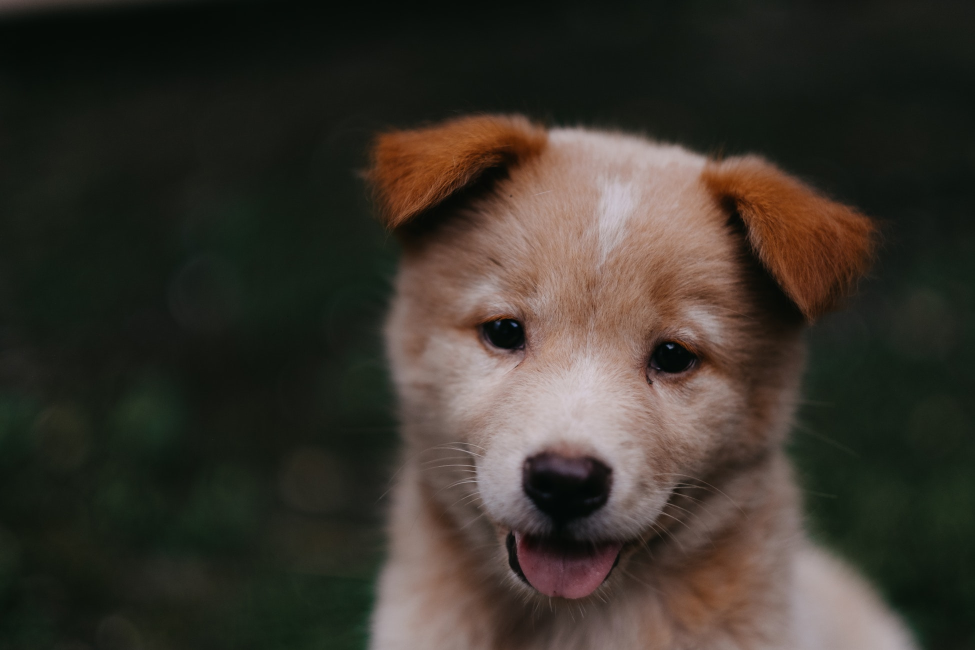
#> input picture ANACONDA_Udemy_CV/DATA/00-puppy.jpg, 1950 x 1300 px (shown at 1/2 size)
$ jupyter execute --allow-errors Section3-Lec12.ipynb
#> lines starting #> are read from the running program, lines starting #| are printed output that depends on the picture
[cell 1]
import numpy as np

[cell 2]
import matplotlib.pyplot as plt

[cell 3]
import cv2 as cv

#> (a cell that did not finish here is left out)

#> (a cell that did not finish here is left out)

[cell 6]
img = cv.imread('DATA/00-puppy.jpg')
#> img is the input picture: shape (1300, 1950, 3); mean B, G, R 43.8, 51.8, 57.3

#> (a cell that did not finish here is left out)

[cell 8]
plt.imshow(img)

[cell 9]
# Changing Image color channels
#  Matplotlib gets color in RGB
# OpenCV gets colors in BGR

rgbpuppy = cv.cvtColor(img , cv.COLOR_BGR2RGB)

[cell 10]
plt.imshow(rgbpuppy)

[cell 11]
rgbpuppy.shape
#> Out = (1300, 1950, 3)

[cell 12]
gray_puppy = cv.imread('DATA/00-puppy.jpg', cv.IMREAD_GRAYSCALE)
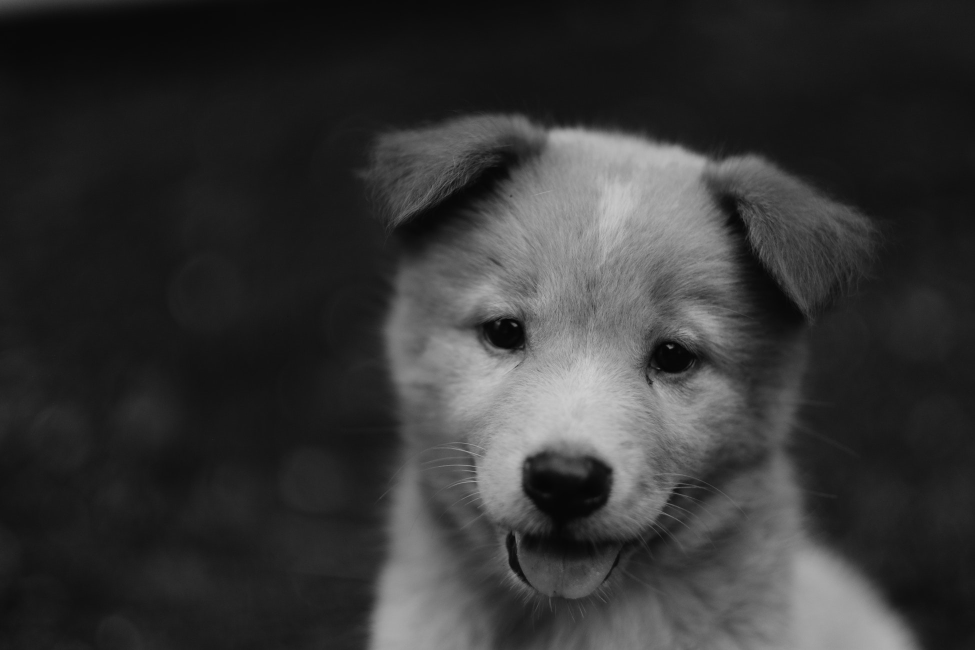
#> gray_puppy: shape (1300, 1950) (shown at 1/2 size); min 1, max 209, mean 52.6

[cell 13]
gray_puppy

[cell 14]
plt.imshow(gray_puppy, cmap = 'gray')

[cell 15]
gray_puppy.shape
#> Out = (1300, 1950)

[cell 16]
gray_puppy

[cell 17]
gray_puppy.max()
#> Out = 209

[cell 18]
np.argmax(gray_puppy)
#> Out = 1471481

[cell 19]
# RESIZING an image

resized_puppy = cv.resize(rgbpuppy ,(1000, 400))
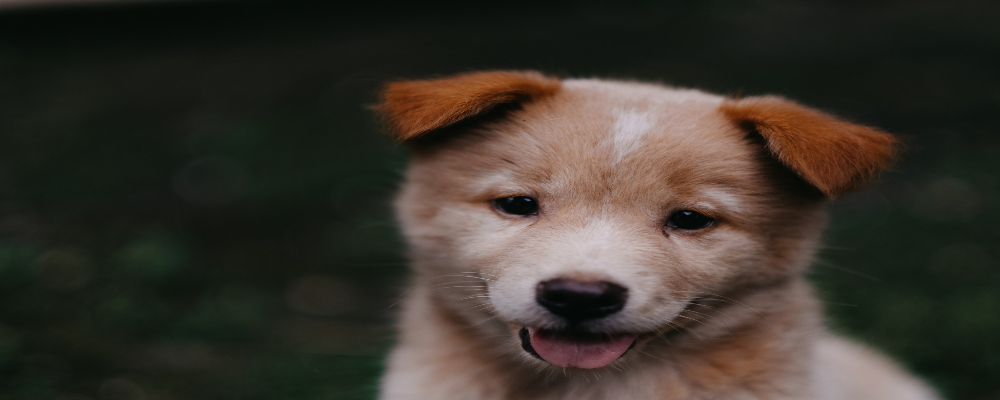
#> resized_puppy: shape (400, 1000, 3); mean R, G, B 57.2, 51.8, 43.7

[cell 20]
plt.imshow(resized_puppy)

[cell 21]
#  changing shape of image using ratios in wried in openCV lets see
width = 0.5
height = 0.5
ratioed_puppy = cv.resize(rgbpuppy , (0,0) , rgbpuppy , width , height)
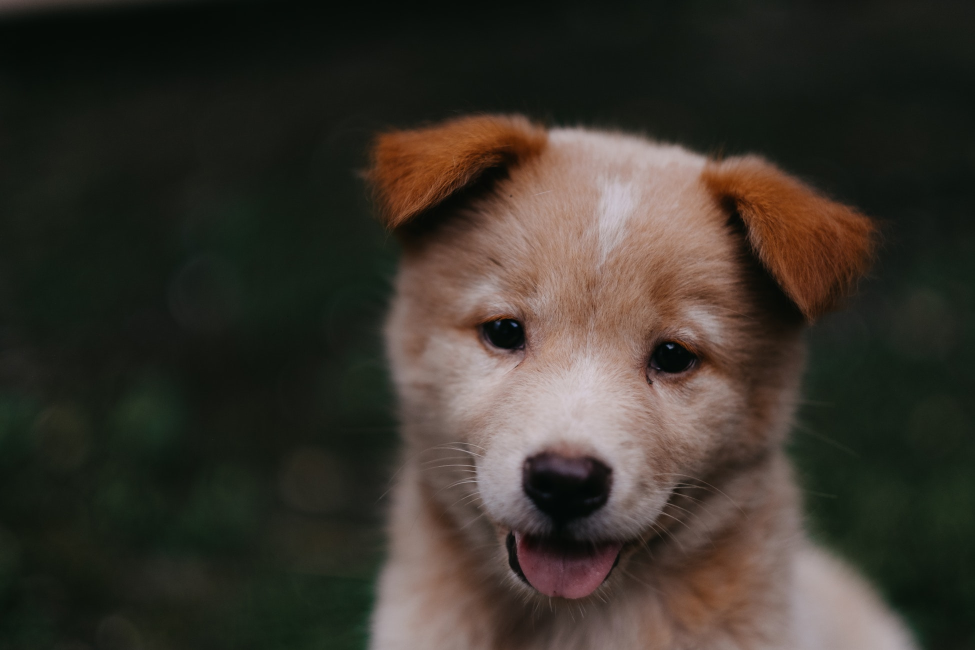
#> ratioed_puppy: shape (650, 975, 3); mean R, G, B 57.4, 51.9, 43.9

[cell 22]
plt.imshow(ratioed_puppy)

[cell 23]
#  changing shape of image using ratios again
width = 0.8
height = 0.2
ratioed_puppy = cv.resize(rgbpuppy , (0,0) , rgbpuppy , width , height)
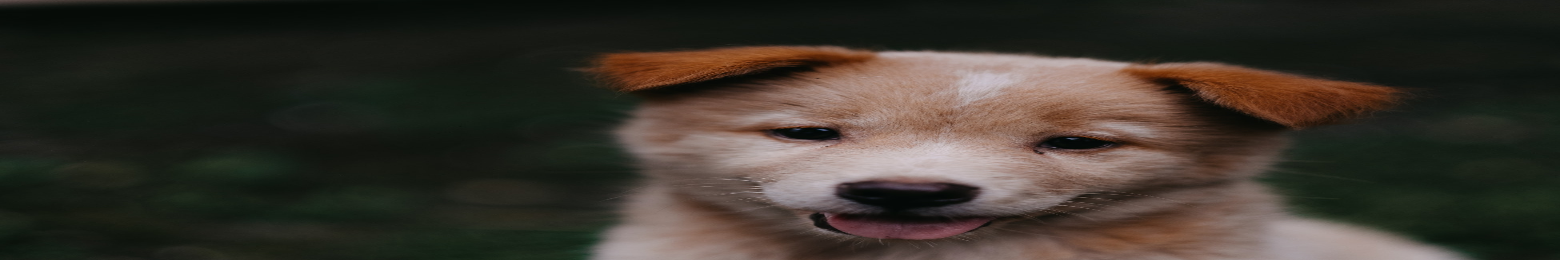
#> ratioed_puppy: shape (260, 1560, 3); mean R, G, B 57.3, 51.8, 43.8

[cell 24]
plt.imshow(ratioed_puppy)

[cell 25]
ratioed_puppy.shape
#> Out = (260, 1560, 3)

[cell 26]
# Flipping images in openCV

flipped_puppy = cv.flip(rgbpuppy,0)
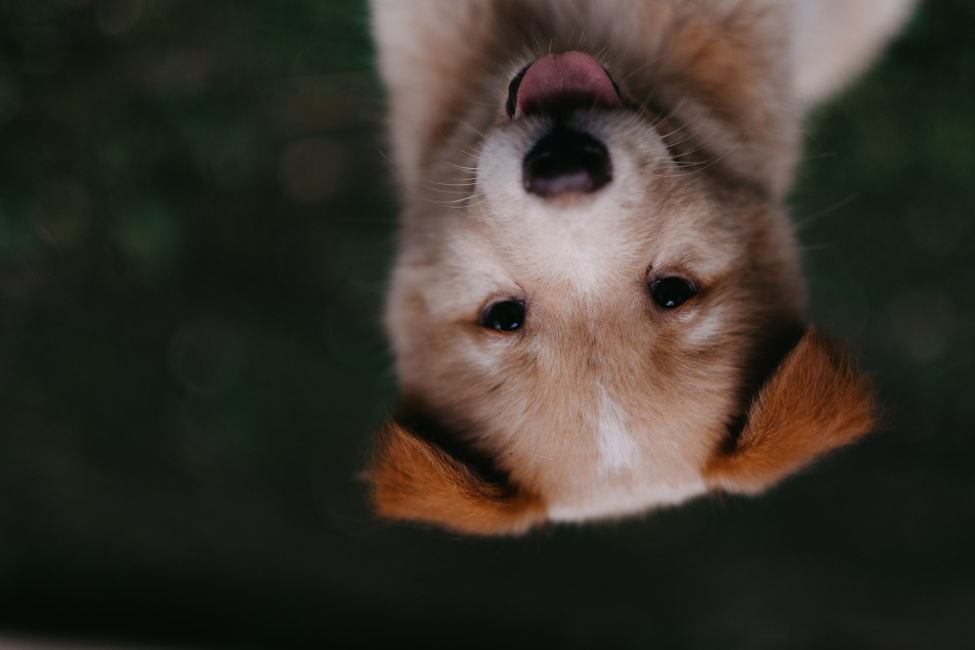
#> flipped_puppy: shape (1300, 1950, 3) (shown at 1/2 size); mean R, G, B 57.3, 51.8, 43.8
plt.imshow(flipped_puppy)

[cell 27]
# Flipping images in openCV

flipped_puppy = cv.flip(rgbpuppy,1)
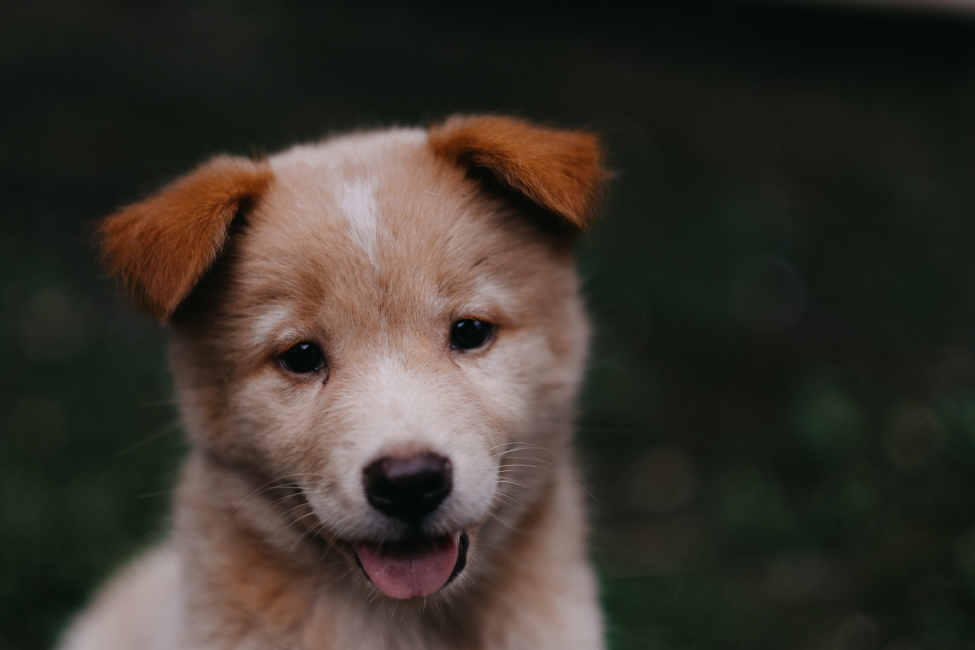
#> flipped_puppy: shape (1300, 1950, 3) (shown at 1/2 size); mean R, G, B 57.3, 51.8, 43.8
plt.imshow(flipped_puppy)

[cell 28]
# Flipping images in openCV

flipped_puppy = cv.flip(rgbpuppy,-1)
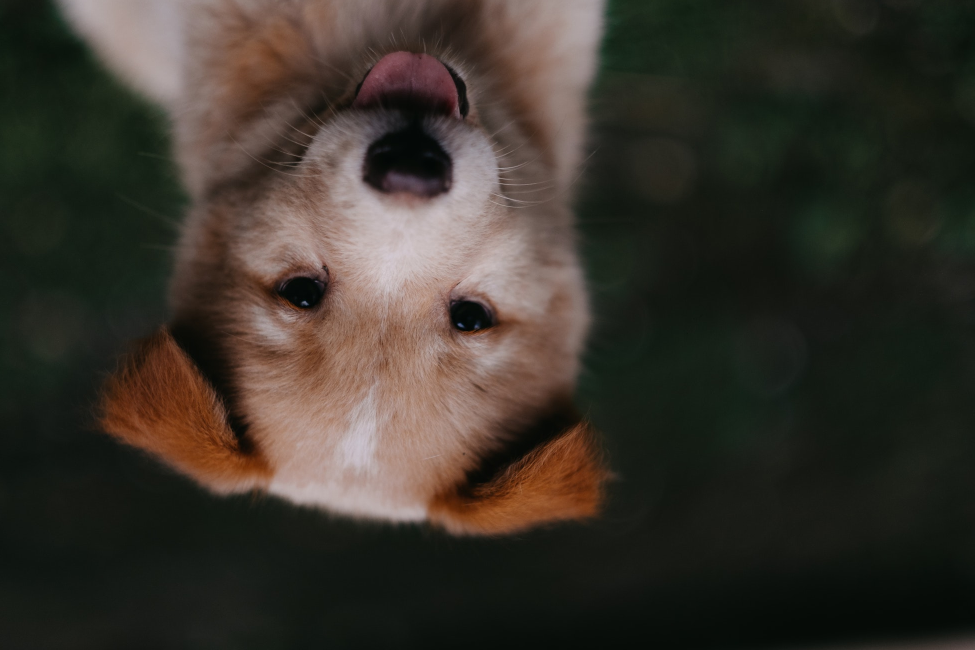
#> flipped_puppy: shape (1300, 1950, 3) (shown at 1/2 size); mean R, G, B 57.3, 51.8, 43.8
plt.imshow(flipped_puppy)

$ run again, with ANACONDA_Udemy_CV/DATA/Denis_Mukwege.jpg copied over ANACONDA_Udemy_CV/DATA/00-puppy.jpg
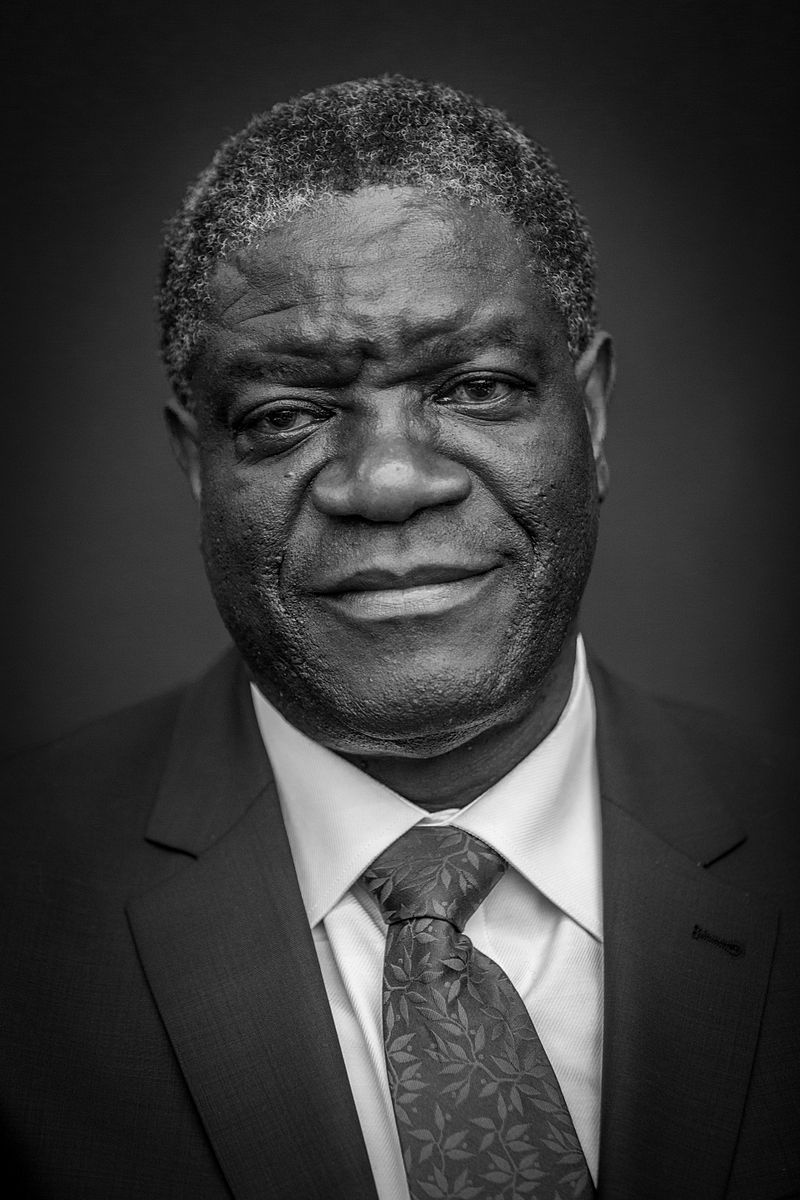
#> input picture ANACONDA_Udemy_CV/DATA/Denis_Mukwege.jpg, 800 x 1200 px
#> img is the input picture: shape (1200, 800, 3); min 0, max 255, mean 58.8
#> `gray_puppy.max()`: Out = 255
#> `np.argmax(gray_puppy)`: Out = 170674
#> `ratioed_puppy = cv.resize(rgbpuppy , (0,0) , rgbpuppy , width , height)`:
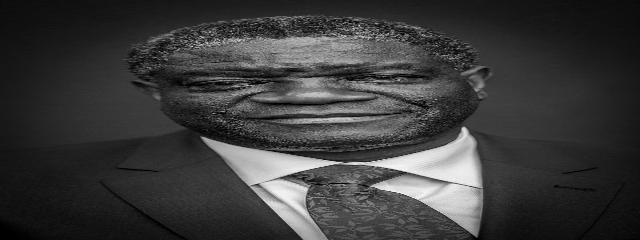
#> ratioed_puppy: shape (240, 640, 3); min 0, max 249, mean 58.8
#> `flipped_puppy = cv.flip(rgbpuppy,-1)`:
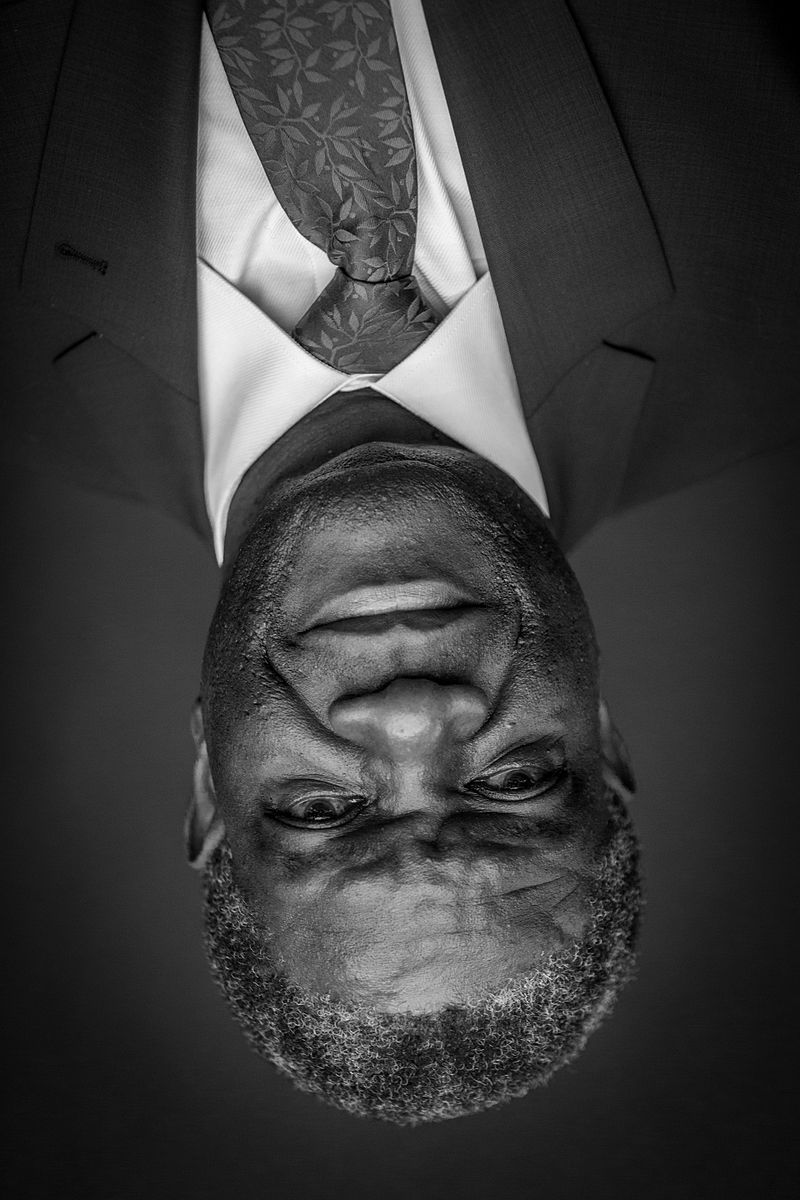
#> flipped_puppy: shape (1200, 800, 3); min 0, max 255, mean 58.8

$ run again, with ANACONDA_Udemy_CV/DATA/Nadia_Murad.jpg copied over ANACONDA_Udemy_CV/DATA/00-puppy.jpg
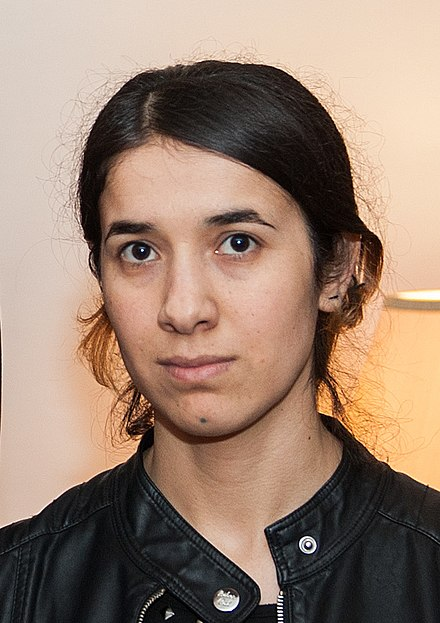
#> input picture ANACONDA_Udemy_CV/DATA/Nadia_Murad.jpg, 440 x 623 px
#> img is the input picture: shape (623, 440, 3); mean B, G, R 112.7, 129.2, 153.8
#> `gray_puppy = cv.imread('DATA/00-puppy.jpg', cv.IMREAD_GRAYSCALE)`:
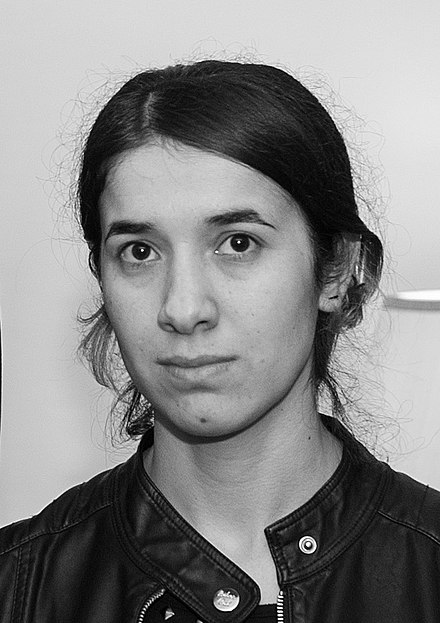
#> gray_puppy: shape (623, 440); min 0, max 255, mean 134.7
#> `gray_puppy.max()`: Out = 255
#> `np.argmax(gray_puppy)`: Out = 26600
#> `flipped_puppy = cv.flip(rgbpuppy,-1)`:
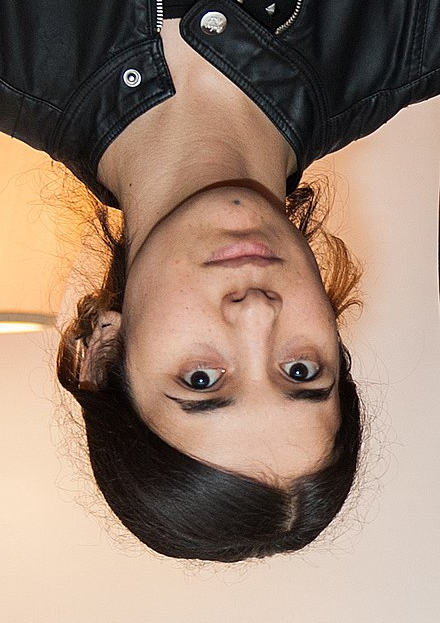
#> flipped_puppy: shape (623, 440, 3); mean R, G, B 153.8, 129.2, 112.7
